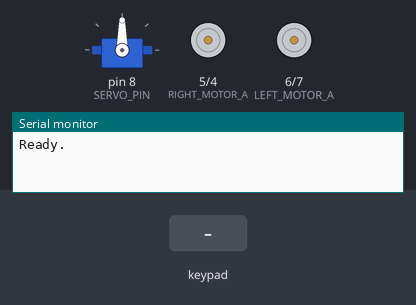
Simulated run of this sketch. Board: Arduino Nano, built with avr-gcc and run on an emulated ATmega328P. Shown: servo, motor-driver pin pairs drawn as motors (green arrow = first pin HIGH = forward, orange = second pin HIGH = backward, longer = more drive), the last lines printed to the serial monitor. The inputs (shaded band) are chosen by the test bench.

Above: at 1.2 s.
1.3 s: key 'U' pressed
At 1.5 s:
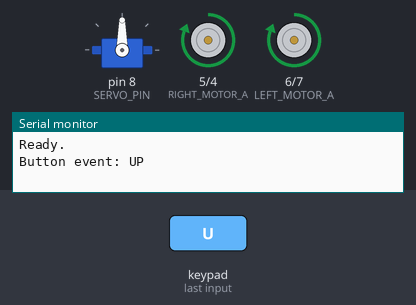
3.2 s: key 'D' pressed
At 3.4 s:
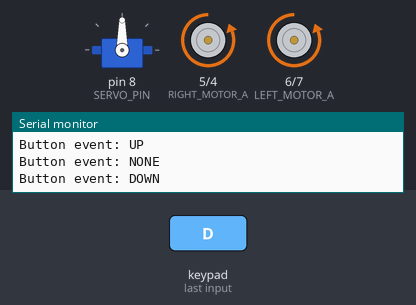
5.1 s: key 'L' pressed
At 5.3 s:
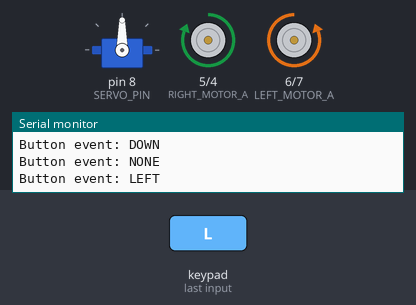
7.0 s: key 'R' pressed
At 7.2 s:
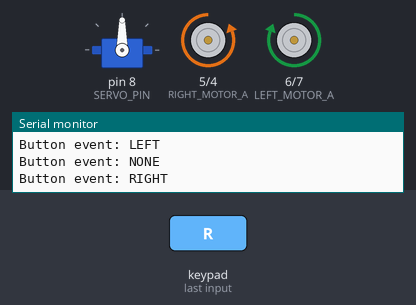
Timing chart, 0 to 9.9 s (numbered marks = the images above; inputs shaded):
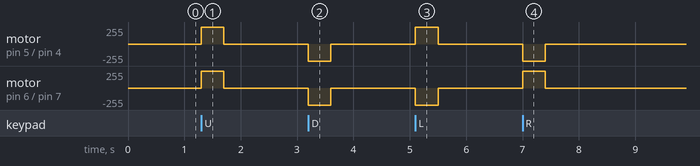

The sketch:

dabble-gamepad-dev.ino
```cpp
#define CUSTOM_SETTINGS
#define INCLUDE_GAMEPAD_MODULE

#include <Dabble.h>
#include <SoftwareSerial.h>
#include <Servo.h>

// HM-10:
//   TX -> Nano D2 (RX)
//   RX -> Nano D3 (TX)
SoftwareSerial hm10(2, 3);


// --------------------------------------------------
// Motor control outputs
// --------------------------------------------------
const int LEFT_MOTOR_A  = 6;
const int LEFT_MOTOR_B  = 7;
const int RIGHT_MOTOR_A = 5;
const int RIGHT_MOTOR_B = 4;


// --------------------------------------------------
// Servo
// --------------------------------------------------
const int SERVO_PIN = 8;
const int SERVO_RIGHT_LIMIT = 45;
const int SERVO_LEFT_LIMIT = 135;
const int SERVO_CENTER = 90;
Servo headServo;

static int currentServoPosition = 0;

// --------------------------------------------------
// Button events
// --------------------------------------------------
enum class GamePadButton {
    NONE,
    UP,
    DOWN,
    LEFT,
    RIGHT,
    SQUARE,
    CIRCLE,
    CROSS,
    TRIANGLE,
    START,
    SELECT
};


// --------------------------------------------------
// Get GamePad button
// --------------------------------------------------

GamePadButton getGamePadButton()
{
    if (GamePad.isUpPressed())
        return GamePadButton::UP;

    if (GamePad.isDownPressed())
        return GamePadButton::DOWN;

    if (GamePad.isLeftPressed())
        return GamePadButton::LEFT;

    if (GamePad.isRightPressed())
        return GamePadButton::RIGHT;

    if (GamePad.isSquarePressed())
        return GamePadButton::SQUARE;

    if (GamePad.isCirclePressed())
        return GamePadButton::CIRCLE;

    if (GamePad.isCrossPressed())
        return GamePadButton::CROSS;

    if (GamePad.isTrianglePressed())
        return GamePadButton::TRIANGLE;

    if (GamePad.isStartPressed())
        return GamePadButton::START;

    if (GamePad.isSelectPressed())
        return GamePadButton::SELECT;

    return GamePadButton::NONE;
}


// --------------------------------------------------
// Rover functions
// --------------------------------------------------

void roverForward()
{
    digitalWrite(LEFT_MOTOR_A, HIGH);
    digitalWrite(LEFT_MOTOR_B, LOW);

    digitalWrite(RIGHT_MOTOR_A, HIGH);
    digitalWrite(RIGHT_MOTOR_B, LOW);
}

void roverReverse()
{
    digitalWrite(LEFT_MOTOR_A, LOW);
    digitalWrite(LEFT_MOTOR_B, HIGH);

    digitalWrite(RIGHT_MOTOR_A, LOW);
    digitalWrite(RIGHT_MOTOR_B, HIGH);
}

void roverRight()
{
    digitalWrite(LEFT_MOTOR_A, HIGH);
    digitalWrite(LEFT_MOTOR_B, LOW);

    digitalWrite(RIGHT_MOTOR_A, LOW);
    digitalWrite(RIGHT_MOTOR_B, HIGH);
}

void roverLeft()
{
    digitalWrite(LEFT_MOTOR_A, LOW);
    digitalWrite(LEFT_MOTOR_B, HIGH);

    digitalWrite(RIGHT_MOTOR_A, HIGH);
    digitalWrite(RIGHT_MOTOR_B, LOW);
}

void roverIdle()
{
    digitalWrite(LEFT_MOTOR_A, LOW);
    digitalWrite(LEFT_MOTOR_B, LOW);

    digitalWrite(RIGHT_MOTOR_A, LOW);
    digitalWrite(RIGHT_MOTOR_B, LOW);
}

// --------------------------------------------------
// Servo functions
// --------------------------------------------------
void servoCenter()
{
    currentServoPosition = SERVO_CENTER;
    headServo.write(90);
}

void servoLeft()
{
    if (currentServoPosition == 0)
    {
        return;
    }

    headServo.write(120);
}

void servoRight()
{
    if (currentServoPosition == 0)
    {
        return;
    }

    headServo.write(60);
}


// --------------------------------------------------
// Button event handler
// --------------------------------------------------

void onButtonEvent(GamePadButton event)
{
    switch (event)
    {
        case GamePadButton::UP:
            roverForward();
            break;
        case GamePadButton::DOWN:
            roverReverse();
            break;
        case GamePadButton::RIGHT:
            roverRight();
            break;
        case GamePadButton::LEFT:
            roverLeft();
            break;
        case GamePadButton::NONE:
            roverIdle();
            break;
        case GamePadButton::SQUARE:
            servoLeft();
            break;
        case GamePadButton::CIRCLE:
            servoRight();
            break;
        case GamePadButton::CROSS:
            break;
        case GamePadButton::TRIANGLE:
            servoCenter();
            break;
        case GamePadButton::START:
            break;
        case GamePadButton::SELECT:
            break;
    }
}

// --------------------------------------------------
// Util
// --------------------------------------------------

const char* getButtonName(GamePadButton event)
{
    switch (event)
    {
        case GamePadButton::NONE:     return "NONE";
        case GamePadButton::UP:       return "UP";
        case GamePadButton::DOWN:     return "DOWN";
        case GamePadButton::LEFT:     return "LEFT";
        case GamePadButton::RIGHT:    return "RIGHT";
        case GamePadButton::SQUARE:   return "SQUARE";
        case GamePadButton::CIRCLE:   return "CIRCLE";
        case GamePadButton::CROSS:    return "CROSS";
        case GamePadButton::TRIANGLE: return "TRIANGLE";
        case GamePadButton::START:    return "START";
        case GamePadButton::SELECT:   return "SELECT";
    }

    return "UNKNOWN";
}

void logButtonEvent(GamePadButton event)
{
    static GamePadButton previousEvent = GamePadButton::NONE;

    if (event != previousEvent)
    {
        Serial.print("Button event: ");
        Serial.println(getButtonName(event));

        previousEvent = event;
    }
}

// --------------------------------------------------
// Setup
// --------------------------------------------------
void setup()
{
    pinMode(LEFT_MOTOR_A, OUTPUT);
    pinMode(LEFT_MOTOR_B, OUTPUT);

    pinMode(RIGHT_MOTOR_A, OUTPUT);
    pinMode(RIGHT_MOTOR_B, OUTPUT);

    hm10.begin(9600);

    Serial.begin(115200);

    Dabble.begin(hm10);

    headServo.attach(SERVO_PIN);

    Serial.println("Ready.");
}

// --------------------------------------------------
// Main loop
// --------------------------------------------------

void loop()
{
    Dabble.processInput();

    GamePadButton event = getGamePadButton();

    // log the event if its changed
    logButtonEvent(event);

    // take action on button event
    onButtonEvent(event);
}
```

Measured:
- after the input at 1.3 s, motor on pin 5 (RIGHT_MOTOR_A) / pin 4 (RIGHT_MOTOR_B), motor on pin 6 (LEFT_MOTOR_A) / pin 7 (LEFT_MOTOR_B): stopped → forward 255/255 at once, → stopped 0.40 s later
- after the input at 3.2 s, motor on pin 5 (RIGHT_MOTOR_A) / pin 4 (RIGHT_MOTOR_B), motor on pin 6 (LEFT_MOTOR_A) / pin 7 (LEFT_MOTOR_B): stopped → backward 255/255 at once, → stopped 0.40 s later
- after the input at 5.1 s, motor on pin 5 (RIGHT_MOTOR_A) / pin 4 (RIGHT_MOTOR_B): stopped → forward 255/255 at once, → stopped 0.40 s later; motor on pin 6 (LEFT_MOTOR_A) / pin 7 (LEFT_MOTOR_B): stopped → backward 255/255 at once, → stopped 0.40 s later
- after the input at 7.0 s, motor on pin 5 (RIGHT_MOTOR_A) / pin 4 (RIGHT_MOTOR_B): stopped → backward 255/255 at once, → stopped 0.40 s later; motor on pin 6 (LEFT_MOTOR_A) / pin 7 (LEFT_MOTOR_B): stopped → forward 255/255 at once, → stopped 0.40 s later
